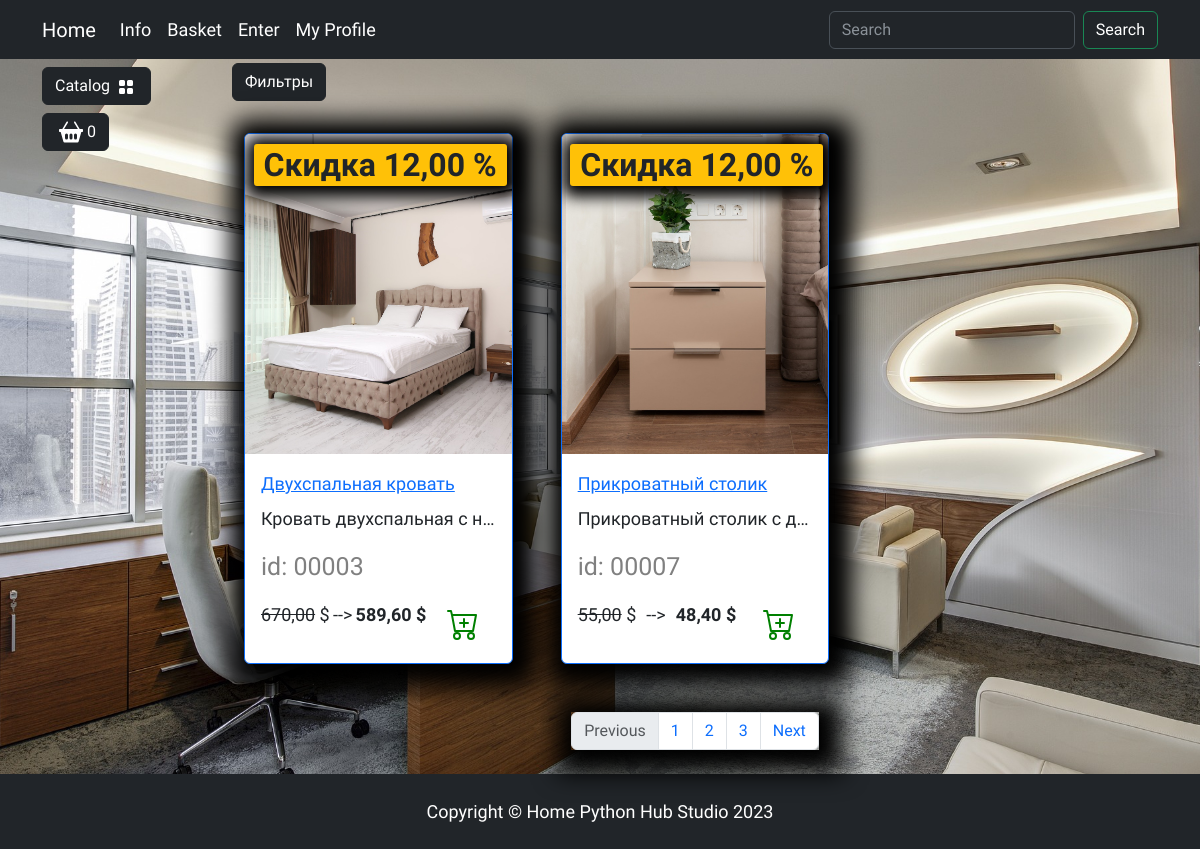
The app's page /catalog/spalnya/ with its own data.
### products/models.py (models this page shows, shortened)
class Products(models.Model):
    name = models.CharField(max_length=150, unique=True, verbose_name='Название')
    slug = models.SlugField(max_length=200, unique=True, blank=True, null=True, verbose_name='URL')
    description = models.TextField(max_length=300, blank=True, null=True, verbose_name='Описание')
    img = models.ImageField(upload_to='products_images', blank=True, null=True, verbose_name='Изображение')
    price = models.DecimalField(default=0.00, max_digits=7, decimal_places=2, verbose_name='Цена')
    discount = models.DecimalField(default=0.00, max_digits=7, decimal_places=2, verbose_name='Скидка в %')
    quantity = models.PositiveIntegerField(default=0, verbose_name='Количество')
    category = models.ForeignKey(to=Category, on_delete=models.CASCADE, verbose_name='Категория')
    class Meta:
        db_table = 'product'  # значение(имя) таблицы
        verbose_name = 'Продукт'  # название(полей ренейм их)
        verbose_name_plural = 'Продукты'  # (ренейм для множественного числа)
    def display_id(self):
        return f"{self.id:05}"
    def sell_price(self):
        if self.discount:
            return round(self.price - (self.price * self.discount) / 100, 2)
        return self.price

### products/views.py (the view)
# urls.py: path('<slug:category_slug>/', views.catalog, name="index"),
def catalog(request, category_slug):
    if category_slug == 'all':
        products = Products.objects.all()
    else:
        products = get_list_or_404(Products.objects.filter(category__slug=category_slug))  # Если нету в категории
    context = {
        'title': 'Home - Catalog',
        'products': products
    }
    return render(request, 'products/catalog.html', context)

### products/templatetags/products_tags.py (called while the page is built)
@register.simple_tag()
def tag_categories():
    return Category.objects.all()

### products/templates/products/catalog.html (shortened to what this page needs)
{% extends "main/base.html" %}
{% load static %}
{% block content %}
    <div class="row">
        <div class="dropdown mb-2">
                                <button class="btn btn-secondary dropdown-toggle btn-dark" type="button" data-bs-toggle="dropdown"
                                    aria-expanded="false">
                                    Фильтры
                                </button>
                            </div>
        {% for product in products %}
            <div class="col-lg-4 col-md-6 p-4">
                <div class="card border-primary rounded custom-shadow">
                    {% if product.img %}
                        <img src="{{ product.img.url }}" class="card-img-top" alt="{{ product.name }}">
                    {% else %}
                        <img src="{% static 'deps/images/Not found image.png' %}" class="card-img-top" alt="...">
                    {% endif %}
                    <div class="card-body">
                        <a href="{% url 'catalog:product' product.slug %}">
                            <p class="card-title">{{ product.name }}</p>
                        </a>
                        <p class="card-text text-truncate">{{ product.description }}</p>
                        <p class="product_id">id: {{ product.display_id }}</p>
                        <div class="d-flex justify-content-between">
                            {% if product.discount %}
                                <p><s>{{product.price}}</s> $</p>-->
                                <p><strong>{{product.sell_price}} $</strong></p>
                                <span class="badge bg-warning text-dark">Скидка {{product.discount}} %</span>
                            {% else %}
                                <p><strong>{{ product.price }}$</strong></p>
                            {% endif %}
                            <a href="#" class="btn add-to-cart">
                                <img class="mx-1" src="{% static 'deps/icons/cart-plus.svg' %}" alt="Catalog Icon"
                                     width="32" height="32">
                            </a>
                        </div>
                    </div>
                </div>
            </div>
        {% endfor %}
    </div>
    <nav aria-label="Page navigation example">
                            <ul class="pagination justify-content-center my-4">
                                <div class="custom-shadow d-flex">
                                    <li class="page-item disabled">
                                      <a class="page-link">Previous</a>
                                    </li>
                                    <li class="page-item"><a class="page-link" href="#">1</a></li>
                                    <li class="page-item"><a class="page-link" href="#">2</a></li>
                                    <li class="page-item"><a class="page-link" href="#">3</a></li>
                                    <li class="page-item">
                                      <a class="page-link" href="#">Next</a>
                                    </li>
                                </div>
                            </ul>
                        </nav>
{% endblock %}
{% block footer %}
    <footer class="py-4 bg-dark">
        <div class="container">
            <p class="m-0 text-center text-white">Copyright &copy; Home Python Hub Studio 2023</p>
        </div>
    </footer>
{% endblock %}

### static/deps/css/my_css.css (style rules this page uses)
body { background-image: url("../images/bg-image.jpg"); background-repeat: no-repeat; background-attachment: fixed; background-position: center center; background-size: cover; height: 100%; font-family: 'Protest Riot', sans-serif; font-size: 18px; }
.dropdown-toggle::after { content: none; }
.custom-shadow { box-shadow: 5px 5px 25px 19px #000000; }
.product_id { color: gray; font-size: 25px; }
.badge.bg-warning.text-dark { position: absolute; top: 10px; right: 5px; z-index: 1; padding: 5px 10px; border-radius: 3px; font-size: 2rem; box-shadow: 2px 2px 15px 9px #000000; }

### records on screen
Products: img (picture), name "Двухспальная кровать", description "Кровать двухспальная с н…", display_id "00003", price "670,00", sell_price "589,60", discount "12,00"
Products: img (picture), name "Прикроватный столик", description "Прикроватный столик с д…", display_id "00007", price "55,00", sell_price "48,40", discount "12,00"
